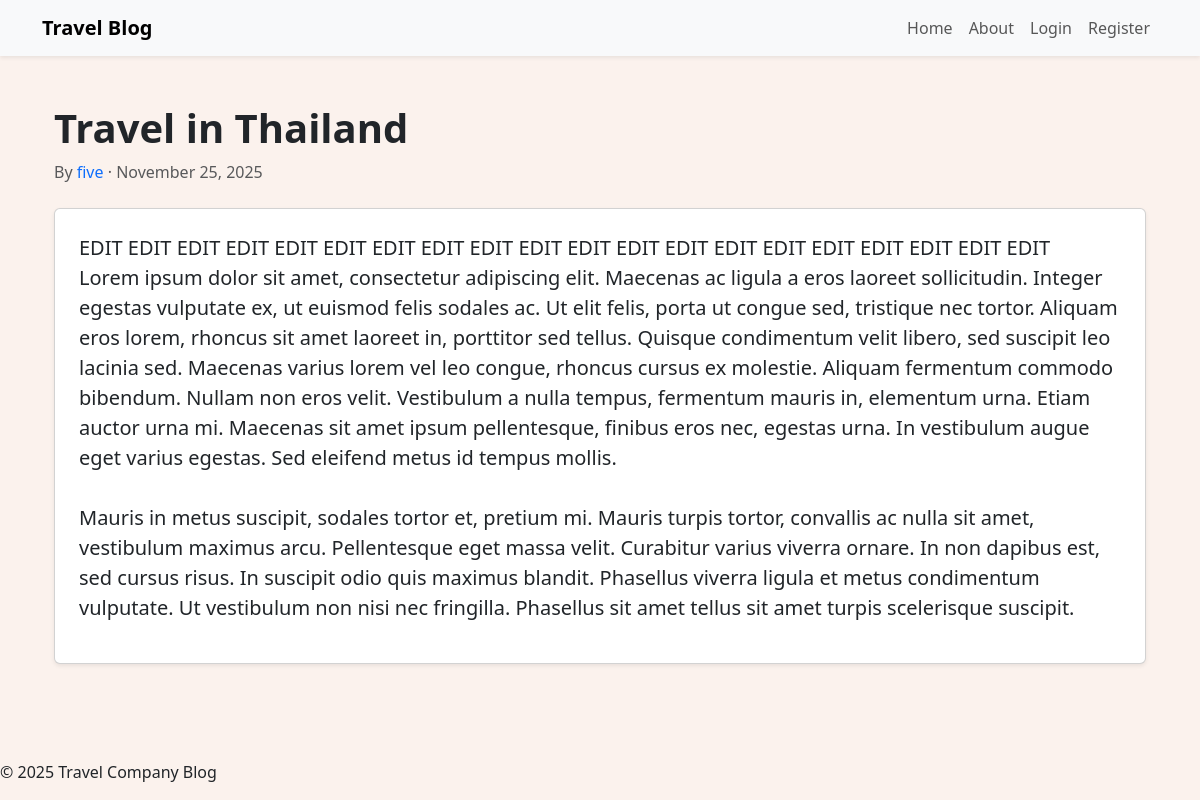
/4, run on the app's committed database.
### travelcompanyblog/models.py (models this page shows, shortened)
class BlogPost(db.Model):
    users = db.relationship(User)
    id = db.Column(db.Integer, primary_key=True)
    user_id = db.Column(db.Integer, db.ForeignKey('users.id'), nullable=False)
    date = db.Column(db.DateTime, nullable=False, default=datetime.utcnow)
    title = db.Column(db.String(140), nullable=False)
    text = db.Column(db.Text, nullable=False)

class User(db.Model, UserMixin):
    __tablename__ = 'users'
    id = db.Column(db.Integer, primary_key=True)
    profile_image = db.Column(db.String(64), nullable=False, default='default_profile.png')
    email = db.Column(db.String(64), unique=True, index=True)
    username = db.Column(db.String(64), unique=True, index=True)
    password_hash = db.Column(db.String(128))
    posts = db.relationship('BlogPost', backref='author', lazy=True)

### travelcompanyblog/users/views.py (the view)
@users.route('/<username>')
def user_posts(username):
    page = request.args.get('page', 1, type=int)
    user = User.query.filter_by(username=username).first_or_404()
    blog_posts = BlogPost.query.filter_by(author=user).order_by(BlogPost.date.desc()).paginate(page=page, per_page=5)
    return render_template('user_blog_posts.html', blog_posts=blog_posts, user=user)

### travelcompanyblog/blog_posts/views.py (called while the page is built)
@blog_posts.route('/<int:blog_post_id>')
def blog_post(blog_post_id):
    blog_post = BlogPost.query.get_or_404(blog_post_id)
    return render_template('blog_post.html', title=blog_post.title, date=blog_post.date, post=blog_post)

### travelcompanyblog/templates/blog_post.html (shortened to what this page needs)
{% extends "base.html" %}
{% block content %}
<div class="container py-5">
    <div class="mb-4">
        <h1 class="fw-bold">{{ post.title }}</h1>
        <div class="text-muted">
            <span>By
                <a href="{{ url_for('users.user_posts', username=post.author.username) }}" class="text-decoration-none">
                    {{ post.author.username }}
                </a>
            </span>
            ·
            <span>{{ post.date.strftime('%B %d, %Y') }}</span>
        </div>
    </div>
    <div class="card shadow-sm p-4 mb-5">
        <p class="fs-5" style="white-space: pre-wrap;">{{ post.text }}</p>
    </div>
</div>
{% endblock %}

### travelcompanyblog/templates/base.html (style rules this page uses)
body { background: #FBF2ED; }

### data on the page
BlogPost: title "Travel in Thailand", date "November 25, 2025", text "EDIT EDIT EDIT EDIT EDIT EDIT EDIT EDIT EDIT EDIT EDIT EDIT EDIT EDIT EDIT EDIT EDIT EDIT EDIT EDIT Lorem ipsum dolor sit amet, consectetur adipiscing elit. Maecenas ac ligula a eros laoreet sollicitudin. Integer egestas vulputate ex, ut euismod felis sodales ac. Ut elit felis, porta ut congue sed, tristique nec tortor. Aliquam eros lorem, rhoncus sit amet laoreet in, porttitor sed tellus. Quisque condimentum velit libero, sed suscipit leo lacinia sed. Maecenas varius lorem vel leo congue, rhoncus cursus ex molestie. Aliquam fermentum commodo bibendum. Nullam non eros velit. Vestibulum a nulla tempus, fermentum mauris in, elementum urna. Etiam auctor urna mi. Maecenas sit amet ipsum…"
User: author.username "five"

### other printed values
{{ current_year if current_year else "2025" }} "2025"
